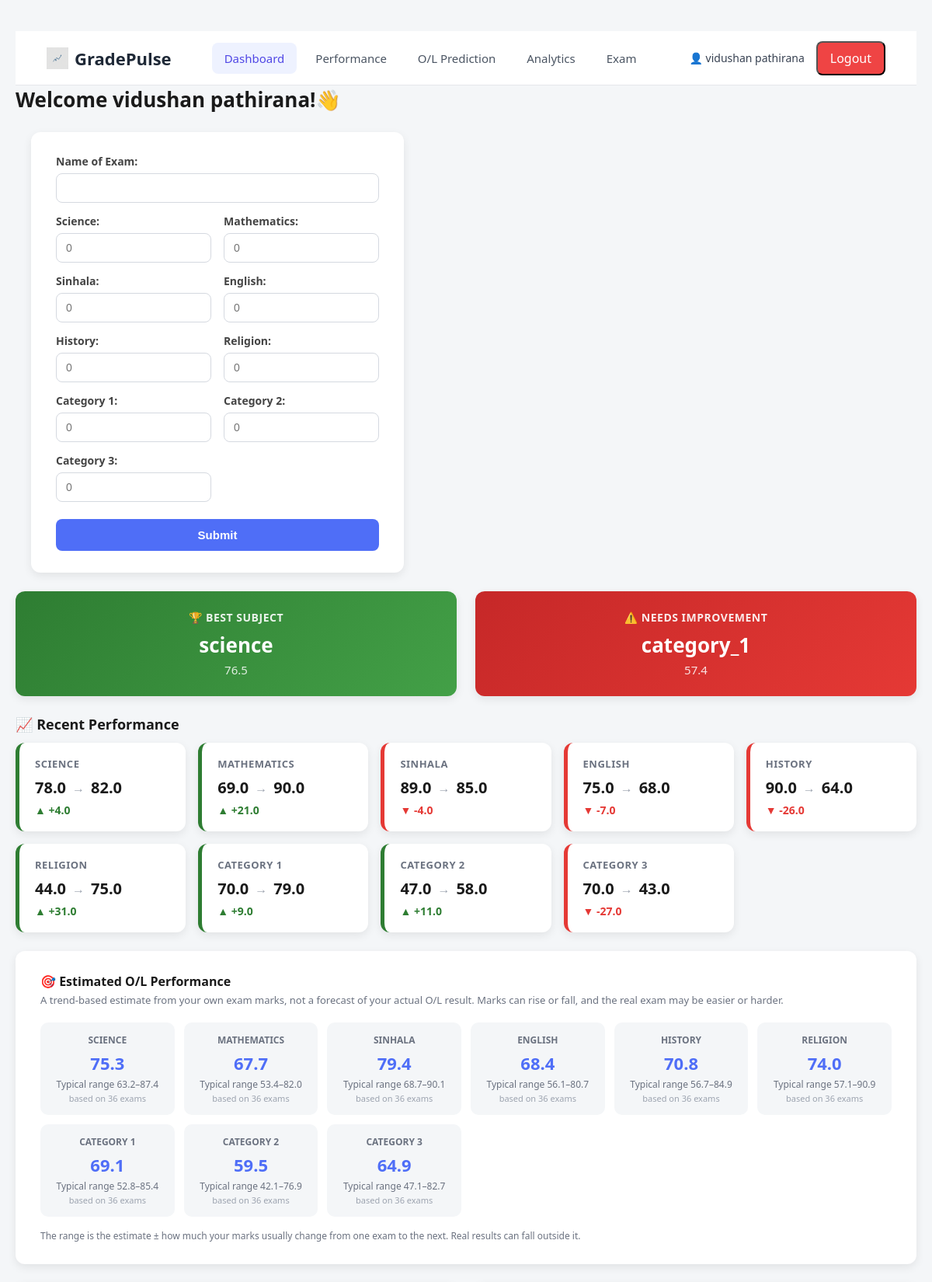
Screenshot of /home (signed in, upper part) with the database file from the repository.
### models.py (models this page shows, shortened)
class Marks(db.Model):
    __tablename__ = "marks"
    __table_args__ = (
        UniqueConstraint("exam_id", "subject", name="uq_marks_exam_subject"),
        CheckConstraint("score >= 0 AND score <= 100", name="ck_marks_score_range"),
        CheckConstraint(f"subject IN ({SUBJECT_LIST_SQL})", name="ck_marks_subject_valid"),
    )
    id = db.Column(db.Integer, primary_key=True)
    exam_id = db.Column(
        db.Integer,
        db.ForeignKey("exams.id", ondelete="CASCADE"),
        nullable=False,
    )
    subject = db.Column(db.String(50), nullable=False)
    score = db.Column(db.Float, nullable=False)

### app.py (the view, shortened to what this page needs)
@app.route("/home", methods=["GET", "POST"])
def home():
    student_id = session.get("student_id")
    if student_id is None:
        return redirect(url_for("login"))
    result = None
    records = get_exam_records(student_id)
    averages = calculate_subject_averages(records)
    prediction_data = generate_predictions(records)
    save_predictions(student_id, prediction_data)
    return render_template(
        "index.html",
        name=session.get("name"),
        result=result,
        card_data=find_best_and_weakest(averages),
        chart_data=build_chart_data(records, averages),
        improvement_data=calculate_improvement(records),
        prediction_data=prediction_data,
        marks_table=build_marks_table(records),
    )

### models.py (called while the page is built)
def utc_now():
    return datetime.now(timezone.utc)

### services/analytics.py (called while the page is built)
def build_marks_table(records):
    table = []
    for record in records:
        row = {"exam_name": record["exam_name"], "exam_date": record["exam_date"]}
        for subject in SUBJECT_NAMES:
            row[subject] = record["marks"].get(subject)
        table.append(row)
    return table

def build_line_chart_data(records, limit=5):
    recent = records[-limit:]
    return {
        "line_labels": [r["exam_name"] for r in recent],
        "line_data": {
            subject: [r["marks"].get(subject) for r in recent]
            for subject in SUBJECT_NAMES
        },
    }

def calculate_subject_averages(records):
    averages = []
    for subject in SUBJECT_NAMES:
        scores = [
            r["marks"][subject]
            for r in records
            if r["marks"].get(subject) is not None
        ]
        averages.append(round(sum(scores) / len(scores), 1) if scores else 0)
    return averages

def calculate_improvement(records):
    if len(records) < 2:
        return {}
    previous = records[-2]["marks"]
    latest = records[-1]["marks"]
    improvement_data = {}
    for subject in SUBJECT_NAMES:
        previous_score = previous.get(subject)
        latest_score = latest.get(subject)
        if previous_score is not None and latest_score is not None:
            improvement_data[subject] = {
                "previous": previous_score,
                "latest": latest_score,
                "improvement": latest_score - previous_score,
            }
    return improvement_data

def find_best_and_weakest(averages):
    if not any(score > 0 for score in averages):
        return None
    best_index = averages.index(max(averages))
    weakest_index = averages.index(min(averages))
    return {
        "best_subject": SUBJECT_NAMES[best_index],
        "best_score": averages[best_index],
        "weakest_subject": SUBJECT_NAMES[weakest_index],
        "weakest_score": averages[weakest_index],
    }

def build_chart_data(records, averages):
    chart_data = build_line_chart_data(records)
    chart_data["radar_labels"] = SUBJECT_NAMES
    chart_data["radar_data"] = averages
    return chart_data

### services/predictions.py (called while the page is built)
def clamp_mark(value):
    return round(max(0.0, min(100.0, float(value))), 1)

def _split(points):
    ordered = sorted(points)
    positions = np.array([position for position, _ in ordered], dtype=float)
    scores = np.array([score for _, score in ordered], dtype=float)
    return positions, scores

### templates/index.html (shortened to what this page needs)
<!DOCTYPE html>
<html lang="en">
<head>
    <link rel="stylesheet" href="{{ url_for('static', filename='style.css') }}">
    <link rel="stylesheet" href="{{ url_for('static', filename='responsive.css') }}">
</head>
<body>
    <nav class="navbar">
        <a href="{{ url_for('home') }}" class="brand">
            <img src="{{ url_for('static', filename='favicon.png') }}" alt="GradePulse logo" class="brand-icon">
            <span>GradePulse</span>
        </a>
        <div class="nav-links">
            <a href="{{ url_for('home') }}" class="nav-link active">Dashboard</a>
            <a href="#insight-section" class="nav-link">Performance</a>
            <a href="#prediction-section" class="nav-link">O/L Prediction</a>
            <a href="#charts-section" class="nav-link">Analytics</a>
            <a href="#marks-table-section" class="nav-link">Exam</a>
        </div>
        <div class="nav-user">
            <span class="username"> 👤 {{ name }}</span>
            <form action="{{ url_for('logout') }}" method="post">
                <button type="submit" class="logout-btn">Logout</button>
            </form>
        </div>
    </nav>
    <h1>Welcome {{ name }}!👋</h1>
    <div class="dashboard-top">
        <div class="form">
            <form method="POST">
                <p>
                <label for="exam_name">Name of Exam:</label>
                <input type="text" id='exam_name' name="exam_name"><br>
                </p>
                <p>
                <label for="science">Science: </label>
                <input type="number" id="science" name="science" placeholder="0" min="0" max="100" required><br>
                </p>
                <p>
                <label for="math">Mathematics: </label>
                <input type="number" id="math" name="math" placeholder="0" min="0" max="100" required><br>
                </p>
                <p>
                <label for="sinhala">Sinhala: </label>
                <input type="number" id="sinhala" name="sinhala" placeholder="0" min="0" max="100"required><br>
                </p>
                <p>
                <label for="english">English: </label>
                <input type="number" id="english" name="english" placeholder="0" min="0" max="100" required><br>
                </p>
                <p>
                <label for="history">History: </label>
                <input type="number" id="history" name="history" placeholder="0" min="0" max="100" required><br>
                </p>
                <p>
                <label for="religion">Religion: </label>
                <input type="number" id="religion" name="religion" placeholder="0" min="0" max="100" required><br>
                </p>
                <p>
                <label for="category_1">Category 1: </label>
                <input type="number" id="category_1" name="category_1" placeholder="0" min="0" max="100" required><br>
                </p>
                <p>
                <label for="category_2">Category 2: </label>
                <input type="number" id="category_2" name="category_2" placeholder="0" min="0" max="100" required><br>
                </p>
                <p>
                <label for="category_3">Category 3: </label>
                <input type="number" id="category_3" name="category_3" placeholder="0" min="0" max="100" required><br>
                </p>
                <button type="submit">Submit</button>
            </form>
        </div>
    </div>
    {% if card_data %}
    <div class="insight-section" id="insight-section">
        <div class="insight-card insight-best">
            <div class="insight-label">🏆 Best Subject</div>
            <div class="insight-subject">{{ card_data.best_subject }}</div>
            <div class="insight-score">{{ card_data.best_score }}</div>
        </div>
        <div class="insight-card insight-weak">
            <div class="insight-label">⚠️ Needs Improvement</div>
            <div class="insight-subject">{{ card_data.weakest_subject }}</div>
            <div class="insight-score">{{ card_data.weakest_score }}</div>
        </div>
    </div>
    {% endif %}
    {% if improvement_data %}
    <div class="improvement-section">
        <h4 class="improvement-title">📈 Recent Performance</h4>
        <div class="improvement-grid">
            {% for subject, data in improvement_data.items() %}
            <div class="improvement-card {% if data.improvement > 0 %}improvement-up{% elif data.improvement < 0 %}improvement-down{% else %}improvement-flat{% endif %}">
                <div class="improvement-subject">{{ subject.replace('_', ' ').title() }}</div>
                <div class="improvement-scores">
                    <span>{{ data.previous }}</span>
                    <span class="improvement-arrow">→</span>
                    <span>{{ data.latest }}</span>
                </div>
                <div class="improvement-delta">
                    {% if data.improvement > 0 %}▲ +{{ data.improvement }}
                    {% elif data.improvement < 0 %}▼ {{ data.improvement }}
                    {% else %}— No change{% endif %}
                </div>
            </div>
            {% endfor %}
        </div>
    </div>
    {% endif %}
    {% if prediction_data %}
        <div class="prediction-section" id="prediction-section">
            <div class="prediction-header">
                <h4>🎯<b> Estimated O/L Performance </b></h4>
                <p class="prediction-disclaimer">
                    A trend-based estimate from your own exam marks, not a forecast of your actual O/L result.
                    Marks can rise or fall, and the real exam may be easier or harder.
                </p>
            </div>
            <div class="prediction-grid">
                {% for subject, data in prediction_data.items() %}
                <div class="prediction-card">
                    <div class="prediction-subject">{{ subject.replace('_', ' ').title() }}</div>
                    <div class="prediction-score">{{ data.score }}</div>
                    {% if data.low is not none %}
                    <div class="prediction-range">Typical range {{ data.low }}–{{ data.high }}</div>
                    {% endif %}
                    <div class="prediction-basis">based on {{ data.n_scores }} exams</div>
                </div>
                {% endfor %}
            </div>
            <p class="prediction-note">
                The range is the estimate ± how much your marks usually change from one exam to the next.
                Real results can fall outside it.
            </p>
        </div>
        {% elif result %}
        <div class="prediction-section prediction-empty">
            <p>📊 Submit at least 2 exams to unlock O/L predictions for each subject.</p>
        </div>
    {% endif %}
</body>
</html>

### rows the page displays
Marks: previous "78.0"
Marks: latest "82.0"
Marks: previous "69.0"
Marks: latest "90.0"
Marks: previous "89.0"
Marks: latest "85.0"
Marks: previous "75.0"
Marks: latest "68.0"
Marks: previous "90.0"
Marks: latest "64.0"
Marks: previous "44.0"
Marks: latest "75.0"
Marks: previous "70.0"
Marks: latest "79.0"
Marks: previous "47.0"
Marks: latest "58.0"
Marks: previous "70.0"
Marks: latest "43.0"

### other values shown
{{ name }} "vidushan pathirana"
{{ card_data.best_subject }} "science"
{{ card_data.best_score }} "76.5"
{{ card_data.weakest_subject }} "category_1"
{{ card_data.weakest_score }} "57.4"
{{ subject.replace('_', ' ').title() }} "SCIENCE" "MATHEMATICS" "SINHALA" "ENGLISH" "HISTORY" "RELIGION" "CATEGORY 1" "CATEGORY 2" "CATEGORY 3"
{{ data.improvement }} "4.0" "21.0" "31.0" "9.0" "11.0"
{{ data.improvement }} "-4.0" "-7.0" "-26.0" "-27.0"
{{ data.score }} "75.3" "67.7" "79.4" "68.4" "70.8" "74.0" "69.1" "59.5" "64.9"
{{ data.low }} "63.2" "53.4" "68.7" "56.1" "56.7" "57.1" "52.8" "42.1" "47.1"
{{ data.high }} "87.4" "82.0" "90.1" "80.7" "84.9" "90.9" "85.4" "76.9" "82.7"
{{ data.n_scores }} "36" "36" "36" "36" "36" "36" "36" "36" "36"
